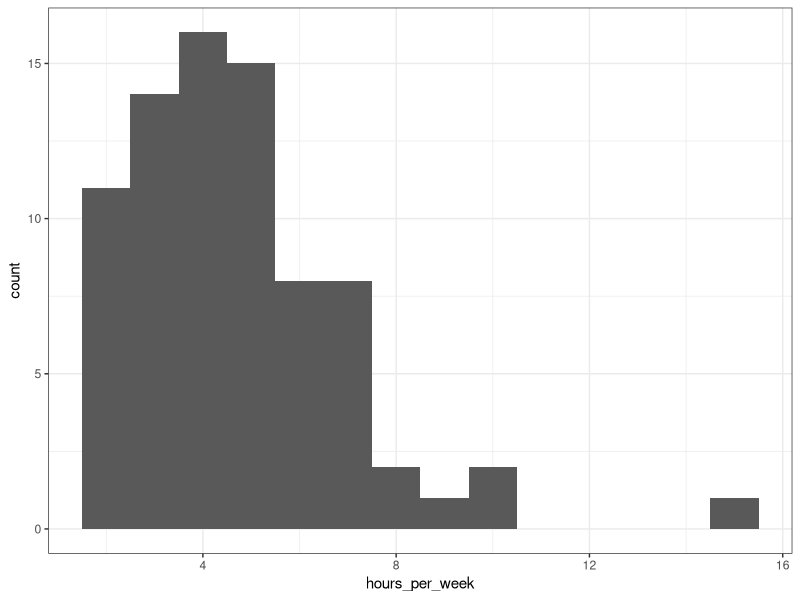

Here is the R script that generated this plot:
## ---- chunk 1
library(tidyverse)
feedback = read_csv("data/mid_feedback.csv")
feedback %>%
  ggplot(aes(x = hours_per_week)) + 
  geom_histogram(bins = 14) +
  theme_bw()
